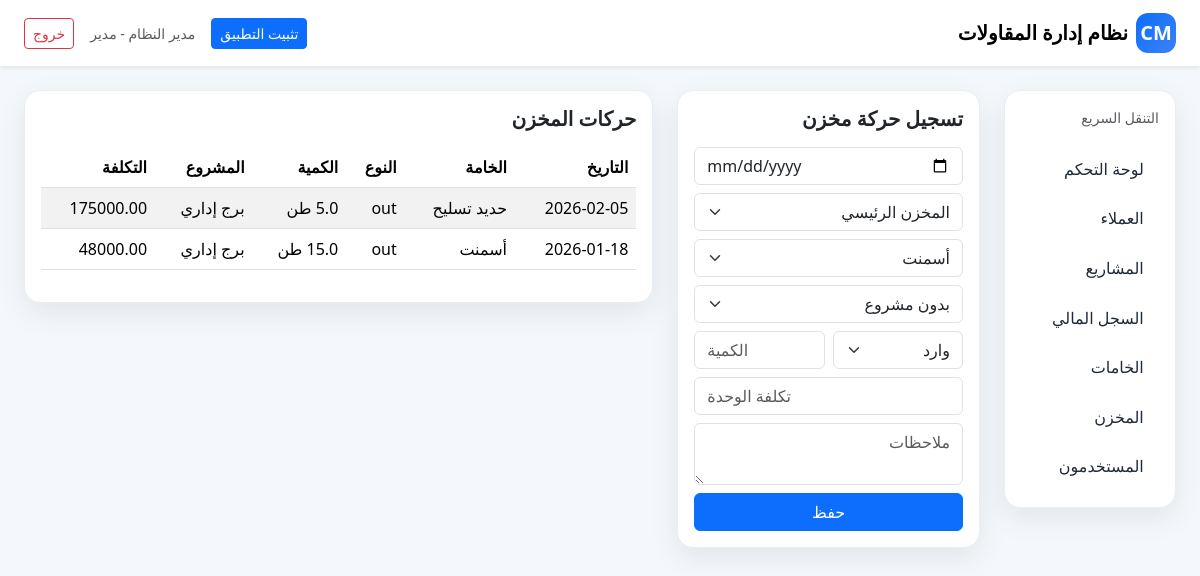
Page /inventory (signed in) on the committed database.
### app.py (models this page shows, shortened)
class User(UserMixin, db.Model):
    id = db.Column(db.Integer, primary_key=True)
    full_name = db.Column(db.String(150), nullable=False)
    username = db.Column(db.String(80), unique=True, nullable=False)
    password_hash = db.Column(db.String(255), nullable=False)
    role_id = db.Column(db.Integer, db.ForeignKey('role.id'))
    is_active_user = db.Column(db.Boolean, default=True)
    created_at = db.Column(db.DateTime, default=datetime.utcnow)
    role = db.relationship('Role')
    @property
    def is_admin(self):
        return self.role and self.role.code == 'admin'

class Role(db.Model):
    id = db.Column(db.Integer, primary_key=True)
    name = db.Column(db.String(100), nullable=False)
    code = db.Column(db.String(50), unique=True, nullable=False)

class InventoryMovement(db.Model):
    id = db.Column(db.Integer, primary_key=True)
    warehouse_id = db.Column(db.Integer, db.ForeignKey('warehouse.id'), nullable=False)
    material_id = db.Column(db.Integer, db.ForeignKey('material.id'), nullable=False)
    project_id = db.Column(db.Integer, db.ForeignKey('project.id'))
    movement_type = db.Column(db.String(20), nullable=False)  # in / out / adjustment
    quantity = db.Column(db.Float, nullable=False)
    unit_cost = db.Column(db.Float, default=0)
    total_cost = db.Column(db.Float, default=0)
    movement_date = db.Column(db.Date, default=date.today)
    notes = db.Column(db.Text)

class Material(db.Model):
    id = db.Column(db.Integer, primary_key=True)
    material_code = db.Column(db.String(50), unique=True, nullable=False)
    material_name = db.Column(db.String(150), nullable=False)
    category = db.Column(db.String(100))
    unit = db.Column(db.String(50), default='وحدة')
    minimum_stock = db.Column(db.Float, default=0)
    current_stock = db.Column(db.Float, default=0)
    average_cost = db.Column(db.Float, default=0)
    movements = db.relationship('InventoryMovement', backref='material', cascade='all, delete-orphan')

class Project(db.Model):
    id = db.Column(db.Integer, primary_key=True)
    project_code = db.Column(db.String(50), unique=True, nullable=False)
    name = db.Column(db.String(150), nullable=False)
    client_id = db.Column(db.Integer, db.ForeignKey('client.id'), nullable=False)
    location = db.Column(db.String(200))
    description = db.Column(db.Text)
    start_date = db.Column(db.Date)
    expected_end_date = db.Column(db.Date)
    contract_value = db.Column(db.Float, default=0)
    estimated_cost = db.Column(db.Float, default=0)
    status = db.Column(db.String(50), default='in_progress')
    progress_percent = db.Column(db.Float, default=0)
    created_at = db.Column(db.DateTime, default=datetime.utcnow)
    phases = db.relationship('ProjectPhase', backref='project', cascade='all, delete-orphan')
    progress_logs = db.relationship('ProjectProgressLog', backref='project', cascade='all, delete-orphan')
    transactions = db.relationship('FinanceTransaction', backref='project', cascade='all, delete-orphan')
    inventory_movements = db.relationship('InventoryMovement', backref='project', cascade='all, delete-orphan')

### app.py (the view, shortened to what this page needs)
@app.route('/inventory', methods=['GET', 'POST'])
@login_required
def inventory():
    movements = InventoryMovement.query.order_by(InventoryMovement.movement_date.desc()).all()
    materials = Material.query.order_by(Material.material_name).all()
    warehouses = Warehouse.query.order_by(Warehouse.name).all()
    projects = Project.query.order_by(Project.name).all()
    return render_template('inventory.html', movements=movements, materials=materials, warehouses=warehouses, projects=projects)

### app.py (called while the page is built)
@login_manager.user_loader
def load_user(user_id):
    return User.query.get(int(user_id))

### templates/inventory.html (shortened to what this page needs)
{% extends 'base.html' %}
{% block content %}
<div class="row g-4">
  <div class="col-lg-4">
    <div class="card section-card p-3">
      <h5 class="fw-bold mb-3">تسجيل حركة مخزن</h5>
      <form method="post" class="row g-2">
        <div class="col-12"><input type="date" name="movement_date" class="form-control"></div>
        <div class="col-12"><select name="warehouse_id" class="form-select" required>{% for warehouse in warehouses %}<option value="{{ warehouse.id }}">{{ warehouse.name }}</option>{% endfor %}</select></div>
        <div class="col-12"><select name="material_id" class="form-select" required>{% for material in materials %}<option value="{{ material.id }}">{{ material.material_name }}</option>{% endfor %}</select></div>
        <div class="col-12"><select name="project_id" class="form-select"><option value="">بدون مشروع</option>{% for project in projects %}<option value="{{ project.id }}">{{ project.name }}</option>{% endfor %}</select></div>
        <div class="col-6"><select name="movement_type" class="form-select"><option value="in">وارد</option><option value="out">منصرف</option><option value="adjustment">تسوية</option></select></div>
        <div class="col-6"><input name="quantity" type="number" step="0.01" class="form-control" placeholder="الكمية" required></div>
        <div class="col-12"><input name="unit_cost" type="number" step="0.01" class="form-control" placeholder="تكلفة الوحدة"></div>
        <div class="col-12"><textarea name="notes" class="form-control" placeholder="ملاحظات"></textarea></div>
        <div class="col-12"><button class="btn btn-primary w-100">حفظ</button></div>
      </form>
    </div>
  </div>
  <div class="col-lg-8">
    <div class="card section-card p-3">
      <h5 class="fw-bold mb-3">حركات المخزن</h5>
      <div class="table-responsive">
        <table class="table table-striped">
          <thead><tr><th>التاريخ</th><th>الخامة</th><th>النوع</th><th>الكمية</th><th>المشروع</th><th>التكلفة</th></tr></thead>
          <tbody>
            {% for row in movements %}
            <tr>
              <td>{{ row.movement_date }}</td>
              <td>{{ row.material.material_name }}</td>
              <td>{{ row.movement_type }}</td>
              <td>{{ row.quantity }} {{ row.material.unit }}</td>
              <td>{{ row.project.name if row.project else '-' }}</td>
              <td>{{ '%.2f'|format(row.total_cost or 0) }}</td>
            </tr>
            {% endfor %}
          </tbody>
        </table>
      </div>
    </div>
  </div>
</div>
{% endblock %}

### templates/base.html (shortened to what this page needs)
<!doctype html>
<html lang="ar" dir="rtl">
<head>
  <link href="https://cdn.jsdelivr.net/npm/bootstrap@5.3.3/dist/css/bootstrap.rtl.min.css" rel="stylesheet">
</head>
<body>
{% if current_user.is_authenticated %}
<nav class="navbar navbar-expand-lg bg-white shadow-sm sticky-top">
  <div class="container-fluid px-3 px-lg-4">
    <div class="d-flex align-items-center gap-2">
      <a class="navbar-brand fw-bold d-flex align-items-center gap-2 mb-0" href="{{ url_for('dashboard') }}">
        <span class="brand-mark">CM</span>
        <span class="topbar-title">نظام إدارة المقاولات</span>
      </a>
    </div>
    <div class="d-flex gap-2 gap-lg-3 align-items-center">
      <button id="installAppBtn" class="btn btn-primary btn-sm d-none d-lg-inline-flex">تثبيت التطبيق</button>
      <span class="text-muted small d-none d-md-inline">{{ current_user.full_name }} - {{ current_user.role.name if current_user.role else '' }}</span>
      <a class="btn btn-outline-danger btn-sm" href="{{ url_for('logout') }}">خروج</a>
    </div>
  </div>
</nav>
<div class="container-fluid px-3 px-lg-4 py-3 py-lg-4 app-shell">
  <div class="row g-4">
    <div class="col-lg-2 d-none d-lg-block">
      <div class="bg-white p-3 section-card sticky-top sidebar-panel">
        <div class="small text-muted mb-3">التنقل السريع</div>
        <a class="sidebar-link" href="{{ url_for('dashboard') }}">لوحة التحكم</a>
        <a class="sidebar-link" href="{{ url_for('clients') }}">العملاء</a>
        <a class="sidebar-link" href="{{ url_for('projects') }}">المشاريع</a>
        <a class="sidebar-link" href="{{ url_for('finance') }}">السجل المالي</a>
        <a class="sidebar-link" href="{{ url_for('materials') }}">الخامات</a>
        <a class="sidebar-link" href="{{ url_for('inventory') }}">المخزن</a>
        {% if current_user.is_admin %}
        <a class="sidebar-link" href="{{ url_for('users') }}">المستخدمون</a>
        {% endif %}
      </div>
    </div>
    <div class="col-12 col-lg-10">
{% else %}
<div class="container py-3 py-md-4">
{% endif %}
{% block content %}{% endblock %}
{% if current_user.is_authenticated %}
    </div>
  </div>
</div>
{% else %}
</div>
{% endif %}
</body>
</html>

### templates/base.html (style rules this page uses)
:root { --brand:#0d6efd; --brand-dark:#0b57d0; --bg:#f4f7fb; --card-shadow:0 10px 30px rgba(15,23,42,.08); --border:#e9eef5; }
body { background:var(--bg); }
.app-shell { min-height: calc(100vh - 76px); }
.sidebar-link { text-decoration:none; color:#1f2937; display:block; padding:.80rem .95rem; border-radius:.85rem; font-weight:500; }
.stat-card, .section-card { border:1px solid var(--border); border-radius:1rem; box-shadow:var(--card-shadow); }
.section-card { overflow:hidden; }
.sidebar-panel { top:20px; }
.brand-mark { width:40px; height:40px; border-radius:12px; display:inline-flex; align-items:center; justify-content:center; background:linear-gradient(135deg, #0d6efd, #3b82f6); color:#fff; font-weight:800; }
.table-responsive { border-radius:.85rem; }

### rows in the picture
User: full_name "مدير النظام"
Role: role "مدير"
InventoryMovement: movement_date "2026-02-05", material.material_name "حديد تسليح", movement_type "out", material.unit "طن", project "برج إداري", total_cost "175000.00"
InventoryMovement: movement_date "2026-01-18", material.material_name "أسمنت", movement_type "out", material.unit "طن", project "برج إداري", total_cost "48000.00"

### other values in the picture
form field warehouse_id "المخزن الرئيسي"
form field material_id "أسمنت"
